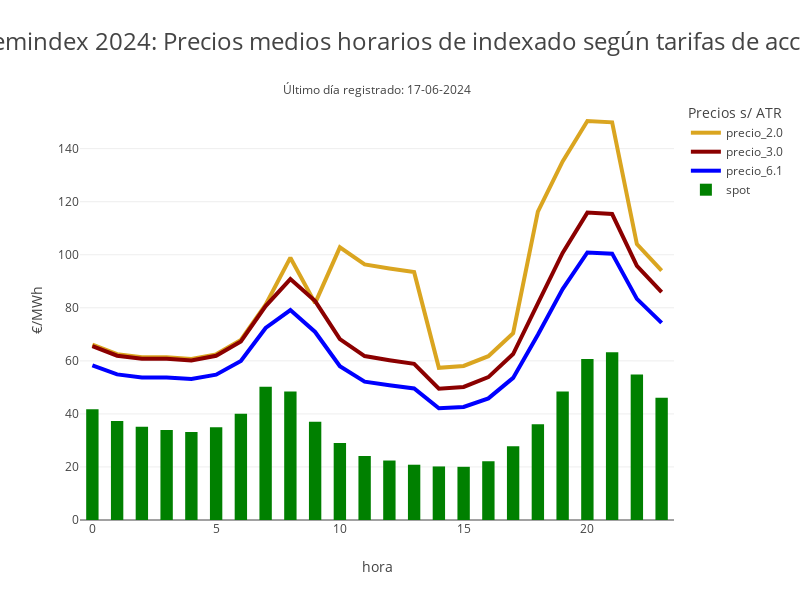

The notebook cell saved with this chart:
### Code cell
graf_pt1.add_annotation(
    dict(
        font=dict(size=12),
        x=0.5,
        y=1.05,
        showarrow=False,
        text=texto,
        xref="paper",
        yref="paper"
    )
)

# Actualizar el margen superior del gráfico para evitar superposición
graf_pt1.update_layout(margin=dict(t=100))

### Figure 1 — Plotly figure (JSON) as saved in the notebook; plotly's stock layout.template omitted (floating-point values rounded to 4 significant figures)
{"data": [{"hovertemplate": "Precios s/ ATR=precio_2.0<br>hora=%{x}<br>€/MWh=%{y}<extra></extra>", "legendgroup": "precio_2.0", "line": {"color": "goldenrod", "dash": "solid", "width": 4}, "marker": {"symbol": "circle"}, "mode": "lines", "name": "precio_2.0", "orientation": "v", "showlegend": true, "type": "scatter", "x": [0, 1, 2, 3, 4, 5, 6, 7, 8, 9, 10, 11, 12, 13, 14, 15, 16, 17, 18, 19, 20, 21, 22, 23], "xaxis": "x", "y": [66.15, 62.51, 61.34, 61.32, 60.7, 62.46, 67.88, 81.2, 98.9, 81.77, 102.8, 96.38, 94.83, 93.45, 57.4, 58.09, 61.77, 70.43, 116.3, 135.2, 150.4, 149.9, 104.0, 94.04], "yaxis": "y"}, {"hovertemplate": "Precios s/ ATR=precio_3.0<br>hora=%{x}<br>€/MWh=%{y}<extra></extra>", "legendgroup": "precio_3.0", "line": {"color": "darkred", "dash": "solid", "width": 4}, "marker": {"symbol": "circle"}, "mode": "lines", "name": "precio_3.0", "orientation": "v", "showlegend": true, "type": "scatter", "x": [0, 1, 2, 3, 4, 5, 6, 7, 8, 9, 10, 11, 12, 13, 14, 15, 16, 17, 18, 19, 20, 21, 22, 23], "xaxis": "x", "y": [65.59, 61.95, 60.78, 60.76, 60.14, 61.9, 67.32, 80.64, 90.82, 82.53, 68.22, 61.82, 60.26, 58.89, 49.47, 50.17, 53.87, 62.58, 81.71, 100.7, 115.9, 115.4, 95.81, 85.89], "yaxis": "y"}, {"hovertemplate": "Precios s/ ATR=precio_6.1<br>hora=%{x}<br>€/MWh=%{y}<extra></extra>", "legendgroup": "precio_6.1", "line": {"color": "blue", "dash": "solid", "width": 4}, "marker": {"symbol": "circle"}, "mode": "lines", "name": "precio_6.1", "orientation": "v", "showlegend": true, "type": "scatter", "x": [0, 1, 2, 3, 4, 5, 6, 7, 8, 9, 10, 11, 12, 13, 14, 15, 16, 17, 18, 19, 20, 21, 22, 23], "xaxis": "x", "y": [58.33, 54.9, 53.75, 53.7, 53.15, 54.8, 59.98, 72.39, 79.16, 70.89, 58.0, 52.17, 50.78, 49.57, 42.11, 42.62, 45.85, 53.58, 69.88, 87.06, 100.9, 100.4, 83.38, 74.3], "yaxis": "y"}, {"marker": {"color": "green"}, "name": "spot", "type": "bar", "width": 0.5, "y": [41.76, 37.35, 35.18, 33.93, 33.15, 34.96, 40.03, 50.22, 48.46, 37.06, 29.06, 24.16, 22.42, 20.84, 20.19, 20.06, 22.15, 27.81, 36.06, 48.48, 60.72, 63.2, 54.89, 46.1]}], "layout": {"annotations": [{"font": {"size": 12}, "showarrow": false, "text": "Último día registrado: 17-06-2024", "x": 0.5, "xref": "paper", "y": 1.05, "yref": "paper"}], "height": 600, "legend": {"title": {"text": "Precios s/ ATR"}, "tracegroupgap": 0}, "margin": {"t": 100}, "title": {"font": {"size": 24}, "text": "Telemindex 2024: Precios medios horarios de indexado según tarifas de acceso"}, "width": 800, "xaxis": {"anchor": "y", "domain": [0, 1], "title": {"text": "hora"}}, "yaxis": {"anchor": "x", "domain": [0, 1], "title": {"text": "€/MWh"}}}}
